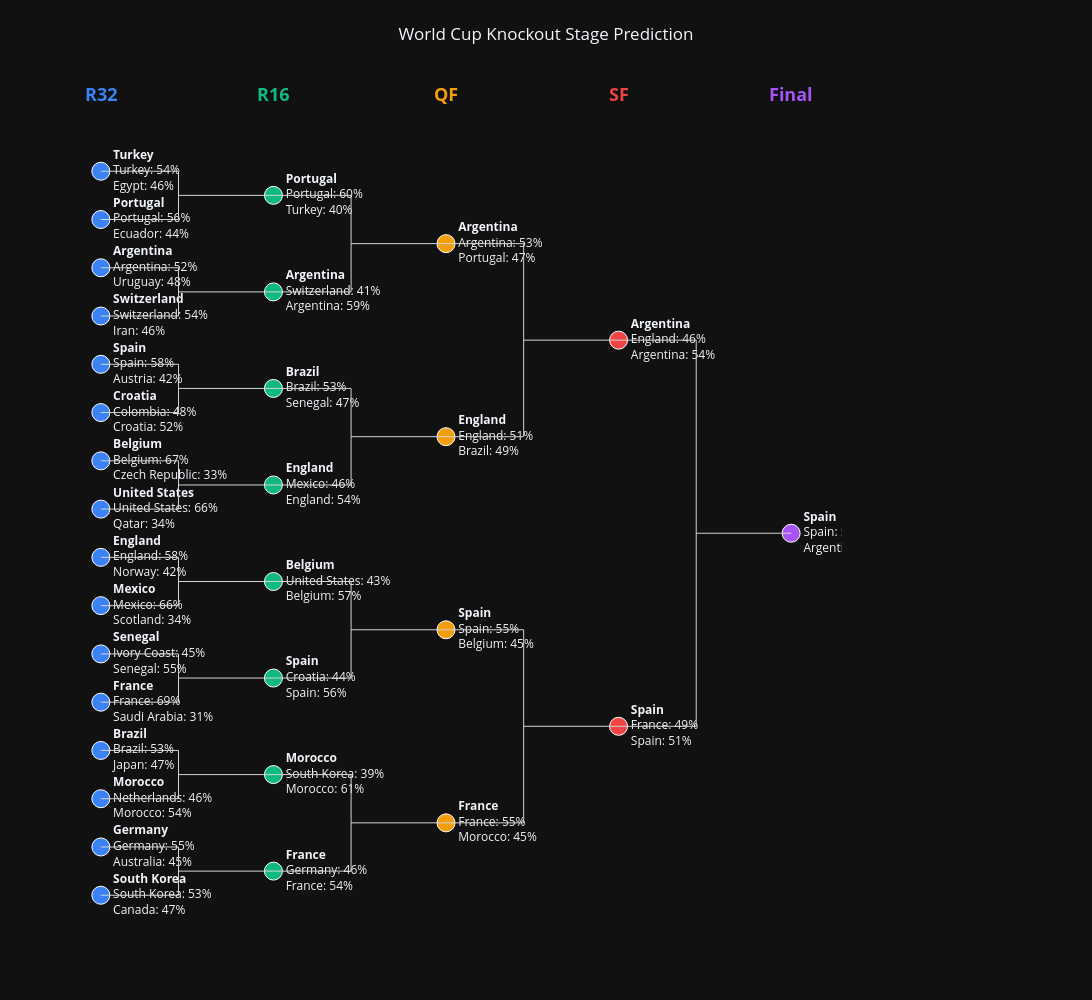

Notebook code for this chart:
### Markdown cell above
## 3.3 Plotting Predictions from Group Stage to Final

### Code cell
stage_colors = {
    "R32": "#3B82F6",  # Blue
    "R16": "#10B981",  # Green
    "QF": "#F59E0B",  # Amber/Yellow
    "SF": "#EF4444",  # Red
    "Final": "#A855F7",  # Purple
}

round_y = {
    "R32": [i * 2.5 for i in range(16)],
    "R16": [i * 5 + 1.25 for i in range(8)],
    "QF": [i * 10 + 3.75 for i in range(4)],
    "SF": [i * 20 + 8.75 for i in range(2)],
    "Final": [18.75],
}

round_x = {"R32": 0, "R16": 1, "QF": 2, "SF": 3, "Final": 4}

fig = go.Figure()

# 2. Plot matches with stage-based colors
for rnd, matches in playoffs.items():
    x = round_x[rnd]
    # Get the assigned color for the current round/stage
    current_color = stage_colors.get(rnd, "gray")

    for i, (team1, team2, probs) in enumerate(matches):
        y = round_y[rnd][i]
        p1, p2 = probs
        winner = team1 if p1 >= p2 else team2

        label = (
            f"<b>{winner}</b><br>" f"{team1}: {p1:.0%}<br>" f"{team2}: {p2:.0%}"
        )

        fig.add_trace(
            go.Scatter(
                x=[x],
                y=[y],
                mode="markers+text",
                marker=dict(
                    size=18,
                    color=current_color,  # <-- Applied stage color here
                    line=dict(color="white", width=1),
                ),
                text=[label],
                textposition="middle right",
                hovertemplate=(
                    f"<b>{rnd}</b><br>"
                    f"{team1}: {p1:.1%}<br>"
                    f"{team2}: {p2:.1%}<extra></extra>"
                ),
                showlegend=False,
            )
        )

# 3. Draw connector lines
rounds = ["R32", "R16", "QF", "SF", "Final"]
for r in range(len(rounds) - 1):
    curr_round = rounds[r]
    next_round = rounds[r + 1]

    curr_y = round_y[curr_round]
    next_y = round_y[next_round]

    x0 = round_x[curr_round]
    x1 = round_x[next_round]

    group_size = 2

    for i in range(len(next_y)):
        y_top = curr_y[i * group_size]
        y_bot = curr_y[i * group_size + 1]
        y_mid = next_y[i]

        fig.add_shape(
            type="line",
            x0=x0,
            y0=y_top,
            x1=x0 + 0.45,
            y1=y_top,
            line=dict(color="lightgray", width=1),
        )
        fig.add_shape(
            type="line",
            x0=x0,
            y0=y_bot,
            x1=x0 + 0.45,
            y1=y_bot,
            line=dict(color="lightgray", width=1),
        )
        fig.add_shape(
            type="line",
            x0=x0 + 0.45,
            y0=y_top,
            x1=x0 + 0.45,
            y1=y_bot,
            line=dict(color="lightgray", width=1),
        )
        fig.add_shape(
            type="line",
            x0=x0 + 0.45,
            y0=y_mid,
            x1=x1,
            y1=y_mid,
            line=dict(color="lightgray", width=1),
        )

# 4. Add Stage Header Annotations with matching stage colors
for rnd, x in round_x.items():
    fig.add_annotation(
        x=x,
        y=max(round_y["R32"]) + 4,
        text=f"<b>{rnd}</b>",
        showarrow=False,
        font=dict(size=18, color=stage_colors.get(rnd, "white")),
    )

fig.update_layout(
    title={"text": "World Cup Knockout Stage Prediction", "x": 0.5},
    template="plotly_dark",
    width=1600,
    height=1000,
    xaxis=dict(showgrid=False, zeroline=False, showticklabels=False),
    yaxis=dict(showgrid=False, zeroline=False, showticklabels=False),
    margin=dict(l=50, r=250, t=80, b=50),
)

fig.show()

### Figure 1 — Plotly figure (JSON) as saved in the notebook; plotly's stock layout.template omitted (floating-point values rounded to 4 significant figures)
{"data": [{"hovertemplate": "<b>R32</b><br>South Korea: 53.0%<br>Canada: 47.0%<extra></extra>", "marker": {"color": "#3B82F6", "line": {"color": "white", "width": 1}, "size": 18}, "mode": "markers+text", "showlegend": false, "text": ["<b>South Korea</b><br>South Korea: 53%<br>Canada: 47%"], "textposition": "middle right", "type": "scatter", "x": [0], "y": [0]}, {"hovertemplate": "<b>R32</b><br>Germany: 55.0%<br>Australia: 45.0%<extra></extra>", "marker": {"color": "#3B82F6", "line": {"color": "white", "width": 1}, "size": 18}, "mode": "markers+text", "showlegend": false, "text": ["<b>Germany</b><br>Germany: 55%<br>Australia: 45%"], "textposition": "middle right", "type": "scatter", "x": [0], "y": [2.5]}, {"hovertemplate": "<b>R32</b><br>Netherlands: 46.0%<br>Morocco: 54.0%<extra></extra>", "marker": {"color": "#3B82F6", "line": {"color": "white", "width": 1}, "size": 18}, "mode": "markers+text", "showlegend": false, "text": ["<b>Morocco</b><br>Netherlands: 46%<br>Morocco: 54%"], "textposition": "middle right", "type": "scatter", "x": [0], "y": [5]}, {"hovertemplate": "<b>R32</b><br>Brazil: 53.0%<br>Japan: 47.0%<extra></extra>", "marker": {"color": "#3B82F6", "line": {"color": "white", "width": 1}, "size": 18}, "mode": "markers+text", "showlegend": false, "text": ["<b>Brazil</b><br>Brazil: 53%<br>Japan: 47%"], "textposition": "middle right", "type": "scatter", "x": [0], "y": [7.5]}, {"hovertemplate": "<b>R32</b><br>France: 69.0%<br>Saudi Arabia: 31.0%<extra></extra>", "marker": {"color": "#3B82F6", "line": {"color": "white", "width": 1}, "size": 18}, "mode": "markers+text", "showlegend": false, "text": ["<b>France</b><br>France: 69%<br>Saudi Arabia: 31%"], "textposition": "middle right", "type": "scatter", "x": [0], "y": [10]}, {"hovertemplate": "<b>R32</b><br>Ivory Coast: 45.0%<br>Senegal: 55.0%<extra></extra>", "marker": {"color": "#3B82F6", "line": {"color": "white", "width": 1}, "size": 18}, "mode": "markers+text", "showlegend": false, "text": ["<b>Senegal</b><br>Ivory Coast: 45%<br>Senegal: 55%"], "textposition": "middle right", "type": "scatter", "x": [0], "y": [12.5]}, {"hovertemplate": "<b>R32</b><br>Mexico: 66.0%<br>Scotland: 34.0%<extra></extra>", "marker": {"color": "#3B82F6", "line": {"color": "white", "width": 1}, "size": 18}, "mode": "markers+text", "showlegend": false, "text": ["<b>Mexico</b><br>Mexico: 66%<br>Scotland: 34%"], "textposition": "middle right", "type": "scatter", "x": [0], "y": [15]}, {"hovertemplate": "<b>R32</b><br>England: 58.0%<br>Norway: 42.0%<extra></extra>", "marker": {"color": "#3B82F6", "line": {"color": "white", "width": 1}, "size": 18}, "mode": "markers+text", "showlegend": false, "text": ["<b>England</b><br>England: 58%<br>Norway: 42%"], "textposition": "middle right", "type": "scatter", "x": [0], "y": [17.5]}, {"hovertemplate": "<b>R32</b><br>United States: 66.0%<br>Qatar: 34.0%<extra></extra>", "marker": {"color": "#3B82F6", "line": {"color": "white", "width": 1}, "size": 18}, "mode": "markers+text", "showlegend": false, "text": ["<b>United States</b><br>United States: 66%<br>Qatar: 34%"], "textposition": "middle right", "type": "scatter", "x": [0], "y": [20]}, {"hovertemplate": "<b>R32</b><br>Belgium: 67.0%<br>Czech Republic: 33.0%<extra></extra>", "marker": {"color": "#3B82F6", "line": {"color": "white", "width": 1}, "size": 18}, "mode": "markers+text", "showlegend": false, "text": ["<b>Belgium</b><br>Belgium: 67%<br>Czech Republic: 33%"], "textposition": "middle right", "type": "scatter", "x": [0], "y": [22.5]}, {"hovertemplate": "<b>R32</b><br>Colombia: 48.0%<br>Croatia: 52.0%<extra></extra>", "marker": {"color": "#3B82F6", "line": {"color": "white", "width": 1}, "size": 18}, "mode": "markers+text", "showlegend": false, "text": ["<b>Croatia</b><br>Colombia: 48%<br>Croatia: 52%"], "textposition": "middle right", "type": "scatter", "x": [0], "y": [25]}, {"hovertemplate": "<b>R32</b><br>Spain: 58.0%<br>Austria: 42.0%<extra></extra>", "marker": {"color": "#3B82F6", "line": {"color": "white", "width": 1}, "size": 18}, "mode": "markers+text", "showlegend": false, "text": ["<b>Spain</b><br>Spain: 58%<br>Austria: 42%"], "textposition": "middle right", "type": "scatter", "x": [0], "y": [27.5]}, {"hovertemplate": "<b>R32</b><br>Switzerland: 54.0%<br>Iran: 46.0%<extra></extra>", "marker": {"color": "#3B82F6", "line": {"color": "white", "width": 1}, "size": 18}, "mode": "markers+text", "showlegend": false, "text": ["<b>Switzerland</b><br>Switzerland: 54%<br>Iran: 46%"], "textposition": "middle right", "type": "scatter", "x": [0], "y": [30]}, {"hovertemplate": "<b>R32</b><br>Argentina: 52.0%<br>Uruguay: 48.0%<extra></extra>", "marker": {"color": "#3B82F6", "line": {"color": "white", "width": 1}, "size": 18}, "mode": "markers+text", "showlegend": false, "text": ["<b>Argentina</b><br>Argentina: 52%<br>Uruguay: 48%"], "textposition": "middle right", "type": "scatter", "x": [0], "y": [32.5]}, {"hovertemplate": "<b>R32</b><br>Portugal: 56.0%<br>Ecuador: 44.0%<extra></extra>", "marker": {"color": "#3B82F6", "line": {"color": "white", "width": 1}, "size": 18}, "mode": "markers+text", "showlegend": false, "text": ["<b>Portugal</b><br>Portugal: 56%<br>Ecuador: 44%"], "textposition": "middle right", "type": "scatter", "x": [0], "y": [35]}, {"hovertemplate": "<b>R32</b><br>Turkey: 54.0%<br>Egypt: 46.0%<extra></extra>", "marker": {"color": "#3B82F6", "line": {"color": "white", "width": 1}, "size": 18}, "mode": "markers+text", "showlegend": false, "text": ["<b>Turkey</b><br>Turkey: 54%<br>Egypt: 46%"], "textposition": "middle right", "type": "scatter", "x": [0], "y": [37.5]}, {"hovertemplate": "<b>R16</b><br>Germany: 46.0%<br>France: 54.0%<extra></extra>", "marker": {"color": "#10B981", "line": {"color": "white", "width": 1}, "size": 18}, "mode": "markers+text", "showlegend": false, "text": ["<b>France</b><br>Germany: 46%<br>France: 54%"], "textposition": "middle right", "type": "scatter", "x": [1], "y": [1.25]}, {"hovertemplate": "<b>R16</b><br>South Korea: 39.0%<br>Morocco: 61.0%<extra></extra>", "marker": {"color": "#10B981", "line": {"color": "white", "width": 1}, "size": 18}, "mode": "markers+text", "showlegend": false, "text": ["<b>Morocco</b><br>South Korea: 39%<br>Morocco: 61%"], "textposition": "middle right", "type": "scatter", "x": [1], "y": [6.25]}, {"hovertemplate": "<b>R16</b><br>Croatia: 44.0%<br>Spain: 56.0%<extra></extra>", "marker": {"color": "#10B981", "line": {"color": "white", "width": 1}, "size": 18}, "mode": "markers+text", "showlegend": false, "text": ["<b>Spain</b><br>Croatia: 44%<br>Spain: 56%"], "textposition": "middle right", "type": "scatter", "x": [1], "y": [11.25]}, {"hovertemplate": "<b>R16</b><br>United States: 43.0%<br>Belgium: 57.0%<extra></extra>", "marker": {"color": "#10B981", "line": {"color": "white", "width": 1}, "size": 18}, "mode": "markers+text", "showlegend": false, "text": ["<b>Belgium</b><br>United States: 43%<br>Belgium: 57%"], "textposition": "middle right", "type": "scatter", "x": [1], "y": [16.25]}, {"hovertemplate": "<b>R16</b><br>Mexico: 46.0%<br>England: 54.0%<extra></extra>", "marker": {"color": "#10B981", "line": {"color": "white", "width": 1}, "size": 18}, "mode": "markers+text", "showlegend": false, "text": ["<b>England</b><br>Mexico: 46%<br>England: 54%"], "textposition": "middle right", "type": "scatter", "x": [1], "y": [21.25]}, {"hovertemplate": "<b>R16</b><br>Brazil: 53.0%<br>Senegal: 47.0%<extra></extra>", "marker": {"color": "#10B981", "line": {"color": "white", "width": 1}, "size": 18}, "mode": "markers+text", "showlegend": false, "text": ["<b>Brazil</b><br>Brazil: 53%<br>Senegal: 47%"], "textposition": "middle right", "type": "scatter", "x": [1], "y": [26.25]}, {"hovertemplate": "<b>R16</b><br>Switzerland: 41.0%<br>Argentina: 59.0%<extra></extra>", "marker": {"color": "#10B981", "line": {"color": "white", "width": 1}, "size": 18}, "mode": "markers+text", "showlegend": false, "text": ["<b>Argentina</b><br>Switzerland: 41%<br>Argentina: 59%"], "textposition": "middle right", "type": "scatter", "x": [1], "y": [31.25]}, {"hovertemplate": "<b>R16</b><br>Portugal: 60.0%<br>Turkey: 40.0%<extra></extra>", "marker": {"color": "#10B981", "line": {"color": "white", "width": 1}, "size": 18}, "mode": "markers+text", "showlegend": false, "text": ["<b>Portugal</b><br>Portugal: 60%<br>Turkey: 40%"], "textposition": "middle right", "type": "scatter", "x": [1], "y": [36.25]}, {"hovertemplate": "<b>QF</b><br>France: 55.0%<br>Morocco: 45.0%<extra></extra>", "marker": {"color": "#F59E0B", "line": {"color": "white", "width": 1}, "size": 18}, "mode": "markers+text", "showlegend": false, "text": ["<b>France</b><br>France: 55%<br>Morocco: 45%"], "textposition": "middle right", "type": "scatter", "x": [2], "y": [3.75]}, {"hovertemplate": "<b>QF</b><br>Spain: 55.0%<br>Belgium: 45.0%<extra></extra>", "marker": {"color": "#F59E0B", "line": {"color": "white", "width": 1}, "size": 18}, "mode": "markers+text", "showlegend": false, "text": ["<b>Spain</b><br>Spain: 55%<br>Belgium: 45%"], "textposition": "middle right", "type": "scatter", "x": [2], "y": [13.75]}, {"hovertemplate": "<b>QF</b><br>England: 51.0%<br>Brazil: 49.0%<extra></extra>", "marker": {"color": "#F59E0B", "line": {"color": "white", "width": 1}, "size": 18}, "mode": "markers+text", "showlegend": false, "text": ["<b>England</b><br>England: 51%<br>Brazil: 49%"], "textposition": "middle right", "type": "scatter", "x": [2], "y": [23.75]}, {"hovertemplate": "<b>QF</b><br>Argentina: 53.0%<br>Portugal: 47.0%<extra></extra>", "marker": {"color": "#F59E0B", "line": {"color": "white", "width": 1}, "size": 18}, "mode": "markers+text", "showlegend": false, "text": ["<b>Argentina</b><br>Argentina: 53%<br>Portugal: 47%"], "textposition": "middle right", "type": "scatter", "x": [2], "y": [33.75]}, {"hovertemplate": "<b>SF</b><br>France: 49.0%<br>Spain: 51.0%<extra></extra>", "marker": {"color": "#EF4444", "line": {"color": "white", "width": 1}, "size": 18}, "mode": "markers+text", "showlegend": false, "text": ["<b>Spain</b><br>France: 49%<br>Spain: 51%"], "textposition": "middle right", "type": "scatter", "x": [3], "y": [8.75]}, {"hovertemplate": "<b>SF</b><br>England: 46.0%<br>Argentina: 54.0%<extra></extra>", "marker": {"color": "#EF4444", "line": {"color": "white", "width": 1}, "size": 18}, "mode": "markers+text", "showlegend": false, "text": ["<b>Argentina</b><br>England: 46%<br>Argentina: 54%"], "textposition": "middle right", "type": "scatter", "x": [3], "y": [28.75]}, {"hovertemplate": "<b>Final</b><br>Spain: 52.0%<br>Argentina: 48.0%<extra></extra>", "marker": {"color": "#A855F7", "line": {"color": "white", "width": 1}, "size": 18}, "mode": "markers+text", "showlegend": false, "text": ["<b>Spain</b><br>Spain: 52%<br>Argentina: 48%"], "textposition": "middle right", "type": "scatter", "x": [4], "y": [18.75]}], "layout": {"annotations": [{"font": {"color": "#3B82F6", "size": 18}, "showarrow": false, "text": "<b>R32</b>", "x": 0, "y": 41.5}, {"font": {"color": "#10B981", "size": 18}, "showarrow": false, "text": "<b>R16</b>", "x": 1, "y": 41.5}, {"font": {"color": "#F59E0B", "size": 18}, "showarrow": false, "text": "<b>QF</b>", "x": 2, "y": 41.5}, {"font": {"color": "#EF4444", "size": 18}, "showarrow": false, "text": "<b>SF</b>", "x": 3, "y": 41.5}, {"font": {"color": "#A855F7", "size": 18}, "showarrow": false, "text": "<b>Final</b>", "x": 4, "y": 41.5}], "height": 1000, "margin": {"b": 50, "l": 50, "r": 250, "t": 80}, "shapes": [{"line": {"color": "lightgray", "width": 1}, "type": "line", "x0": 0, "x1": 0.45, "y0": 0, "y1": 0}, {"line": {"color": "lightgray", "width": 1}, "type": "line", "x0": 0, "x1": 0.45, "y0": 2.5, "y1": 2.5}, {"line": {"color": "lightgray", "width": 1}, "type": "line", "x0": 0.45, "x1": 0.45, "y0": 0, "y1": 2.5}, {"line": {"color": "lightgray", "width": 1}, "type": "line", "x0": 0.45, "x1": 1, "y0": 1.25, "y1": 1.25}, {"line": {"color": "lightgray", "width": 1}, "type": "line", "x0": 0, "x1": 0.45, "y0": 5, "y1": 5}, {"line": {"color": "lightgray", "width": 1}, "type": "line", "x0": 0, "x1": 0.45, "y0": 7.5, "y1": 7.5}, {"line": {"color": "lightgray", "width": 1}, "type": "line", "x0": 0.45, "x1": 0.45, "y0": 5, "y1": 7.5}, {"line": {"color": "lightgray", "width": 1}, "type": "line", "x0": 0.45, "x1": 1, "y0": 6.25, "y1": 6.25}, {"line": {"color": "lightgray", "width": 1}, "type": "line", "x0": 0, "x1": 0.45, "y0": 10, "y1": 10}, {"line": {"color": "lightgray", "width": 1}, "type": "line", "x0": 0, "x1": 0.45, "y0": 12.5, "y1": 12.5}, {"line": {"color": "lightgray", "width": 1}, "type": "line", "x0": 0.45, "x1": 0.45, "y0": 10, "y1": 12.5}, {"line": {"color": "lightgray", "width": 1}, "type": "line", "x0": 0.45, "x1": 1, "y0": 11.25, "y1": 11.25}, {"line": {"color": "lightgray", "width": 1}, "type": "line", "x0": 0, "x1": 0.45, "y0": 15, "y1": 15}, {"line": {"color": "lightgray", "width": 1}, "type": "line", "x0": 0, "x1": 0.45, "y0": 17.5, "y1": 17.5}, {"line": {"color": "lightgray", "width": 1}, "type": "line", "x0": 0.45, "x1": 0.45, "y0": 15, "y1": 17.5}, {"line": {"color": "lightgray", "width": 1}, "type": "line", "x0": 0.45, "x1": 1, "y0": 16.25, "y1": 16.25}, {"line": {"color": "lightgray", "width": 1}, "type": "line", "x0": 0, "x1": 0.45, "y0": 20, "y1": 20}, {"line": {"color": "lightgray", "width": 1}, "type": "line", "x0": 0, "x1": 0.45, "y0": 22.5, "y1": 22.5}, {"line": {"color": "lightgray", "width": 1}, "type": "line", "x0": 0.45, "x1": 0.45, "y0": 20, "y1": 22.5}, {"line": {"color": "lightgray", "width": 1}, "type": "line", "x0": 0.45, "x1": 1, "y0": 21.25, "y1": 21.25}, {"line": {"color": "lightgray", "width": 1}, "type": "line", "x0": 0, "x1": 0.45, "y0": 25, "y1": 25}, {"line": {"color": "lightgray", "width": 1}, "type": "line", "x0": 0, "x1": 0.45, "y0": 27.5, "y1": 27.5}, {"line": {"color": "lightgray", "width": 1}, "type": "line", "x0": 0.45, "x1": 0.45, "y0": 25, "y1": 27.5}, {"line": {"color": "lightgray", "width": 1}, "type": "line", "x0": 0.45, "x1": 1, "y0": 26.25, "y1": 26.25}, {"line": {"color": "lightgray", "width": 1}, "type": "line", "x0": 0, "x1": 0.45, "y0": 30, "y1": 30}, {"line": {"color": "lightgray", "width": 1}, "type": "line", "x0": 0, "x1": 0.45, "y0": 32.5, "y1": 32.5}, {"line": {"color": "lightgray", "width": 1}, "type": "line", "x0": 0.45, "x1": 0.45, "y0": 30, "y1": 32.5}, {"line": {"color": "lightgray", "width": 1}, "type": "line", "x0": 0.45, "x1": 1, "y0": 31.25, "y1": 31.25}, {"line": {"color": "lightgray", "width": 1}, "type": "line", "x0": 0, "x1": 0.45, "y0": 35, "y1": 35}, {"line": {"color": "lightgray", "width": 1}, "type": "line", "x0": 0, "x1": 0.45, "y0": 37.5, "y1": 37.5}, {"line": {"color": "lightgray", "width": 1}, "type": "line", "x0": 0.45, "x1": 0.45, "y0": 35, "y1": 37.5}, {"line": {"color": "lightgray", "width": 1}, "type": "line", "x0": 0.45, "x1": 1, "y0": 36.25, "y1": 36.25}, {"line": {"color": "lightgray", "width": 1}, "type": "line", "x0": 1, "x1": 1.45, "y0": 1.25, "y1": 1.25}, {"line": {"color": "lightgray", "width": 1}, "type": "line", "x0": 1, "x1": 1.45, "y0": 6.25, "y1": 6.25}, {"line": {"color": "lightgray", "width": 1}, "type": "line", "x0": 1.45, "x1": 1.45, "y0": 1.25, "y1": 6.25}, {"line": {"color": "lightgray", "width": 1}, "type": "line", "x0": 1.45, "x1": 2, "y0": 3.75, "y1": 3.75}, {"line": {"color": "lightgray", "width": 1}, "type": "line", "x0": 1, "x1": 1.45, "y0": 11.25, "y1": 11.25}, {"line": {"color": "lightgray", "width": 1}, "type": "line", "x0": 1, "x1": 1.45, "y0": 16.25, "y1": 16.25}, {"line": {"color": "lightgray", "width": 1}, "type": "line", "x0": 1.45, "x1": 1.45, "y0": 11.25, "y1": 16.25}, {"line": {"color": "lightgray", "width": 1}, "type": "line", "x0": 1.45, "x1": 2, "y0": 13.75, "y1": 13.75}, {"line": {"color": "lightgray", "width": 1}, "type": "line", "x0": 1, "x1": 1.45, "y0": 21.25, "y1": 21.25}, {"line": {"color": "lightgray", "width": 1}, "type": "line", "x0": 1, "x1": 1.45, "y0": 26.25, "y1": 26.25}, {"line": {"color": "lightgray", "width": 1}, "type": "line", "x0": 1.45, "x1": 1.45, "y0": 21.25, "y1": 26.25}, {"line": {"color": "lightgray", "width": 1}, "type": "line", "x0": 1.45, "x1": 2, "y0": 23.75, "y1": 23.75}, {"line": {"color": "lightgray", "width": 1}, "type": "line", "x0": 1, "x1": 1.45, "y0": 31.25, "y1": 31.25}, {"line": {"color": "lightgray", "width": 1}, "type": "line", "x0": 1, "x1": 1.45, "y0": 36.25, "y1": 36.25}, {"line": {"color": "lightgray", "width": 1}, "type": "line", "x0": 1.45, "x1": 1.45, "y0": 31.25, "y1": 36.25}, {"line": {"color": "lightgray", "width": 1}, "type": "line", "x0": 1.45, "x1": 2, "y0": 33.75, "y1": 33.75}, {"line": {"color": "lightgray", "width": 1}, "type": "line", "x0": 2, "x1": 2.45, "y0": 3.75, "y1": 3.75}, {"line": {"color": "lightgray", "width": 1}, "type": "line", "x0": 2, "x1": 2.45, "y0": 13.75, "y1": 13.75}, {"line": {"color": "lightgray", "width": 1}, "type": "line", "x0": 2.45, "x1": 2.45, "y0": 3.75, "y1": 13.75}, {"line": {"color": "lightgray", "width": 1}, "type": "line", "x0": 2.45, "x1": 3, "y0": 8.75, "y1": 8.75}, {"line": {"color": "lightgray", "width": 1}, "type": "line", "x0": 2, "x1": 2.45, "y0": 23.75, "y1": 23.75}, {"line": {"color": "lightgray", "width": 1}, "type": "line", "x0": 2, "x1": 2.45, "y0": 33.75, "y1": 33.75}, {"line": {"color": "lightgray", "width": 1}, "type": "line", "x0": 2.45, "x1": 2.45, "y0": 23.75, "y1": 33.75}, {"line": {"color": "lightgray", "width": 1}, "type": "line", "x0": 2.45, "x1": 3, "y0": 28.75, "y1": 28.75}, {"line": {"color": "lightgray", "width": 1}, "type": "line", "x0": 3, "x1": 3.45, "y0": 8.75, "y1": 8.75}, {"line": {"color": "lightgray", "width": 1}, "type": "line", "x0": 3, "x1": 3.45, "y0": 28.75, "y1": 28.75}, {"line": {"color": "lightgray", "width": 1}, "type": "line", "x0": 3.45, "x1": 3.45, "y0": 8.75, "y1": 28.75}, {"line": {"color": "lightgray", "width": 1}, "type": "line", "x0": 3.45, "x1": 4, "y0": 18.75, "y1": 18.75}], "title": {"text": "World Cup Knockout Stage Prediction", "x": 0.5}, "width": 1600, "xaxis": {"showgrid": false, "showticklabels": false, "zeroline": false}, "yaxis": {"showgrid": false, "showticklabels": false, "zeroline": false}}}
